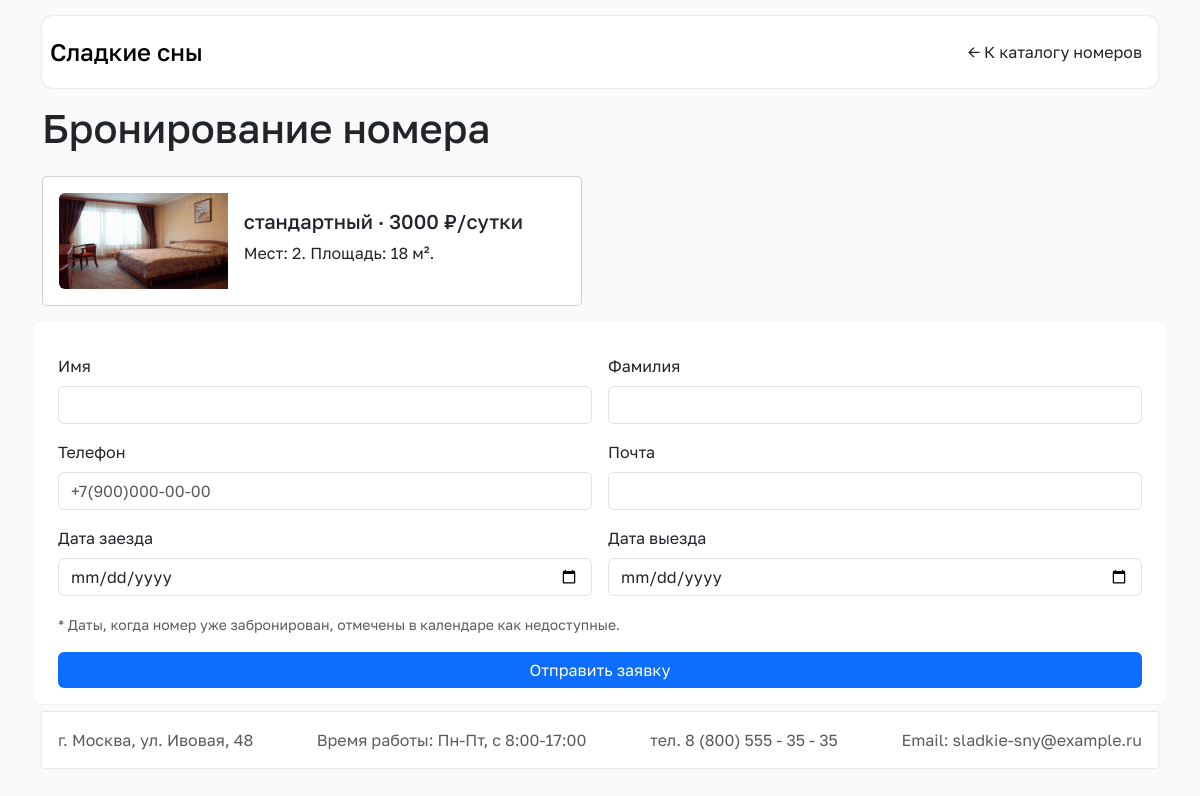
The page /order.php?room=1 on the database its author committed.
### tables this page shows
CREATE TABLE `rooms` (
  `id`          INT UNSIGNED NOT NULL AUTO_INCREMENT,
  `category`    ENUM('стандартный','студия','люкс') NOT NULL DEFAULT 'стандартный',
  `price`       DECIMAL(10,2) NOT NULL,
  `seats`       TINYINT UNSIGNED NOT NULL DEFAULT 1,
  `area`        DECIMAL(6,2) DEFAULT NULL,
  `has_ac`      TINYINT(1) NOT NULL DEFAULT 0,      
  `has_tv`      TINYINT(1) NOT NULL DEFAULT 0,      
  `has_fridge`  TINYINT(1) NOT NULL DEFAULT 0,      
  `has_wifi`    TINYINT(1) NOT NULL DEFAULT 0,      
  `has_minibar` TINYINT(1) NOT NULL DEFAULT 0,      
  `description` TEXT,
  `image`       VARCHAR(255) DEFAULT NULL,
  PRIMARY KEY (`id`),
  KEY `idx_category` (`category`),
  KEY `idx_price` (`price`)
);

### config.php (called while the page is built, shortened)
<?php
function e($value)
{
    return htmlspecialchars((string)$value, ENT_QUOTES, 'UTF-8');
}

### order.php (the view, shortened to what this page needs)
<?php
require_once __DIR__ . '/config.php';
$pdo = db();
$roomId = isset($_GET['room']) ? (int)$_GET['room'] : 0;
$roomStmt = $pdo->prepare('SELECT * FROM rooms WHERE id = :id');
$roomStmt->execute([':id' => $roomId]);
$room = $roomStmt->fetch();
$old = [
    'surname' => '', 'firstname' => '', 'phone' => '', 'email' => '',
    'check_in' => '', 'check_out' => '',
];
?>
<!doctype html>
<html lang="ru">
<head>
    <link rel="stylesheet" href="css/bootstrap.min.css">
    <link rel="stylesheet" href="css/index.css">
</head>
<body class="container">
<header class="d-flex flex-wrap justify-content-center py-3">
    <a href="index.php" class="d-flex align-items-center mb-3 mb-md-0 me-md-auto link-body-emphasis text-decoration-none">
        <span class="fs-4 mx-2 fw-medium">Сладкие сны</span>
    </a>
    <ul class="nav">
        <li class="nav-item"><a href="index.php" class="nav-link">← К каталогу номеров</a></li>
    </ul>
</header>
<?php if (!isset($success) || !$success): ?>
<main>
    <div class="d-flex justify-content-between flex-wrap align-items-center">
        <h1>Бронирование номера</h1>
    </div>
    <div class="card mb-3" style="max-width: 540px;">
        <div class="row g-0">
            <div class="col-md-4">
                <?php $img = file_exists(__DIR__ . '/img/' . $room['image']) ? 'img/' . $room['image'] : 'img/standart.png'; ?>
                <img src="<?php echo e($img); ?>" class="img-fluid rounded-start" alt="<?php echo e($room['category']); ?>">
            </div>
            <div class="col-md-8">
                <div class="card-body">
                    <h5 class="card-title"><?php echo e(ucfirst($room['category'])); ?> · <?php echo e((int)$room['price']); ?> ₽/сутки</h5>
                    <p class="card-text">Мест: <?php echo e((int)$room['seats']); ?>. Площадь: <?php echo e((int)$room['area']); ?> м².</p>
                </div>
            </div>
        </div>
    </div>
    <form class="row g-3 needs-validation my-2" novalidate method="post"
          action="order.php?room=<?php echo (int)$roomId; ?>">
        <div class="col-md-6">
            <label for="firstname" class="form-label">Имя</label>
            <input type="text" class="form-control" id="firstname" name="firstname"
                   value="<?php echo e($old['firstname']); ?>" required>
        </div>
        <div class="col-md-6">
            <label for="surname" class="form-label">Фамилия</label>
            <input type="text" class="form-control" id="surname" name="surname"
                   value="<?php echo e($old['surname']); ?>" required>
        </div>
        <div class="col-md-6">
            <label for="phone" class="form-label">Телефон</label>
            <input type="text" class="form-control" id="phone" name="phone"
                   value="<?php echo e($old['phone']); ?>" placeholder="+7(900)000-00-00" required>
        </div>
        <div class="col-md-6">
            <label for="email" class="form-label">Почта</label>
            <input type="text" class="form-control" id="email" name="email"
                   value="<?php echo e($old['email']); ?>" required>
        </div>
        <div class="col-md-6">
            <label for="check_in" class="form-label">Дата заезда</label>
            <input type="date" class="form-control" id="check_in" name="check_in"
                   min="<?php echo date('Y-m-d'); ?>"
                   value="<?php echo e($old['check_in']); ?>" required>
        </div>
        <div class="col-md-6">
            <label for="check_out" class="form-label">Дата выезда</label>
            <input type="date" class="form-control" id="check_out" name="check_out"
                   value="<?php echo e($old['check_out']); ?>" required>
        </div>
        <div class="col-12">
            <span class="text-muted small">* Даты, когда номер уже забронирован, отмечены в календаре как недоступные.</span>
        </div>
        <div class="d-grid gap-2">
            <button class="btn btn-primary" type="submit">Отправить заявку</button>
        </div>
    </form>
</main>
<?php endif; ?>
<footer class="py-2 my-2">
    <ul class="nav justify-content-between align-items-center">
        <li class="nav-item"><span class="nav-link text-body-secondary">г. Москва, ул. Ивовая, 48</span></li>
        <li class="nav-item"><span class="nav-link text-body-secondary">Время работы: Пн-Пт, с 8:00-17:00</span></li>
        <li class="nav-item"><a href="tel:88005553535" class="nav-link text-body-secondary">тел. 8 (800) 555 - 35 - 35</a></li>
        <li class="nav-item"><a href="mailto:sladkie-sny@example.ru" class="nav-link text-body-secondary">Email: sladkie-sny@example.ru</a></li>
    </ul>
</footer>
</body>
</html>

### css/index.css (style rules this page uses)
body { background: #FAFAFA; color: #212529; font-size: 16px; font-family: "Golos", sans-serif; }
header { margin: 1rem 0; border-radius: 10px; box-shadow: 0 0 2px 0 rgba(33, 37, 41, 0.25); background: rgb(255, 255, 255); }
footer { box-shadow: 0 0 2px 0 rgba(33, 37, 41, 0.25); background: rgb(255, 255, 255); }
.nav-link { color: #212529; }
.btn { border: none; }
form { padding: 1rem; border-radius: 5px; box-shadow: 0 0 1px 0 rgba(33, 37, 41, 0.25); background: rgb(255, 255, 255); margin: 1rem 0; transition: all .3s ease-in-out; }

### rows shown on the page
rooms: image (picture), category "стандартный", price "3000", seats "2", area "18"
